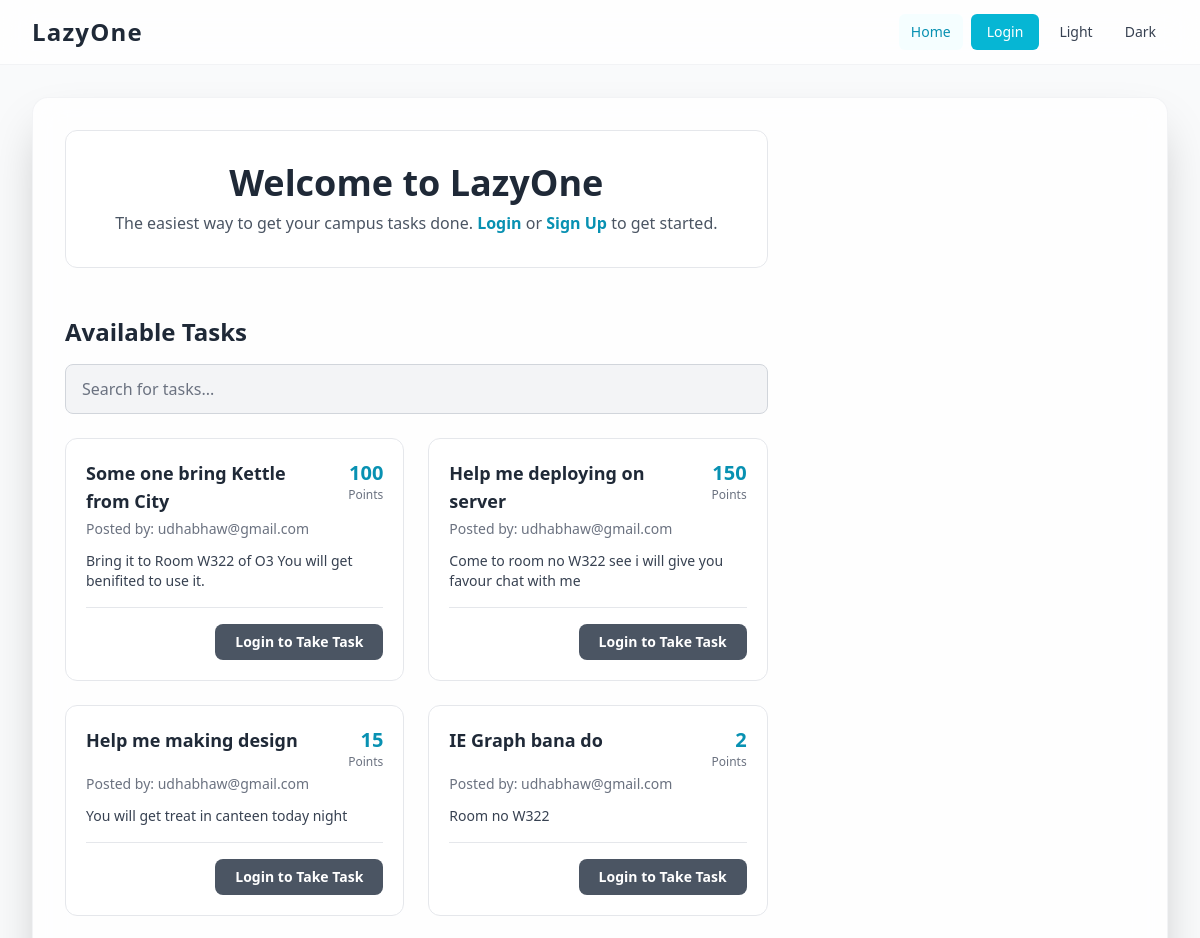
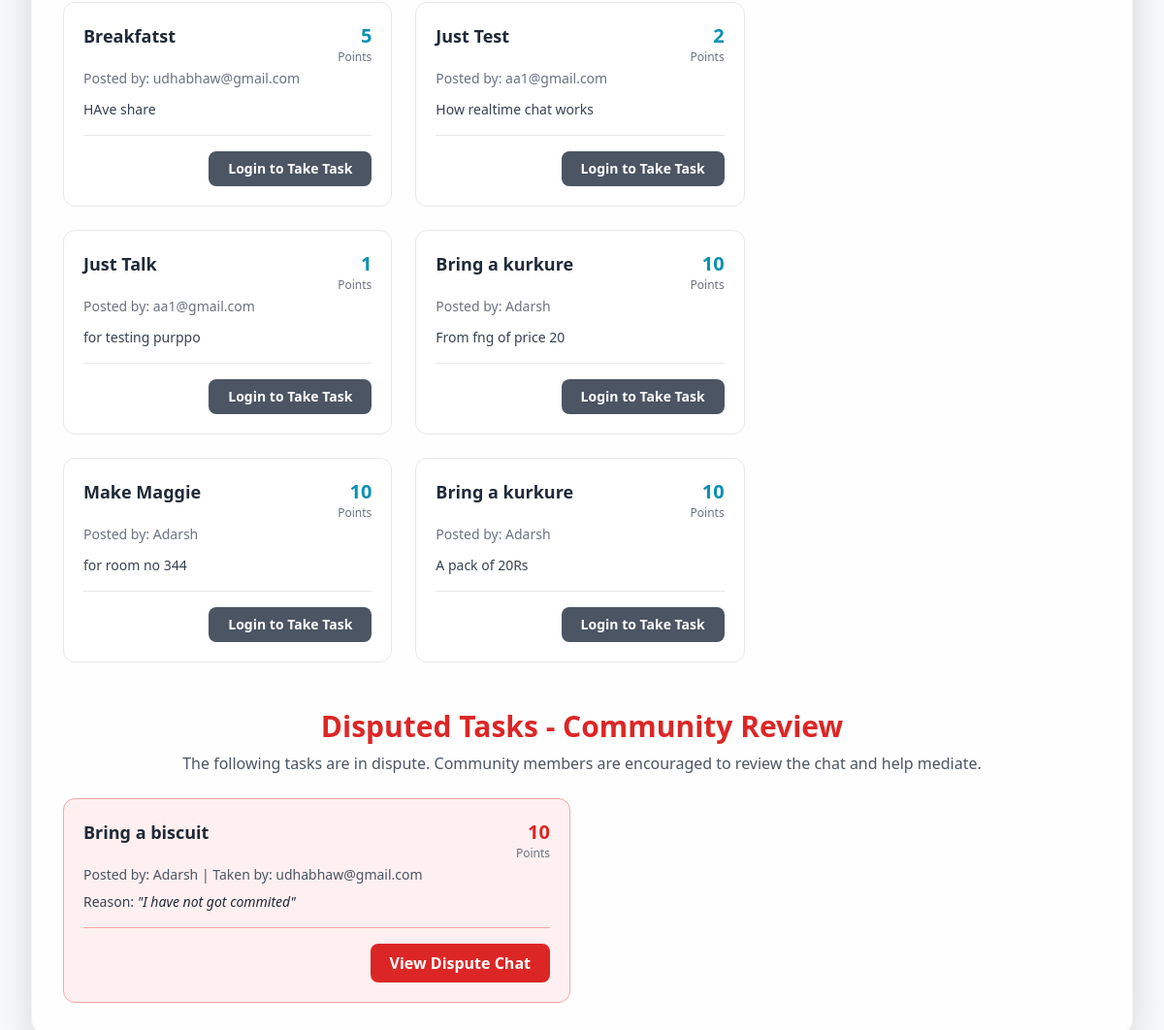
The app's page /, older data (2 pictures, top to bottom).
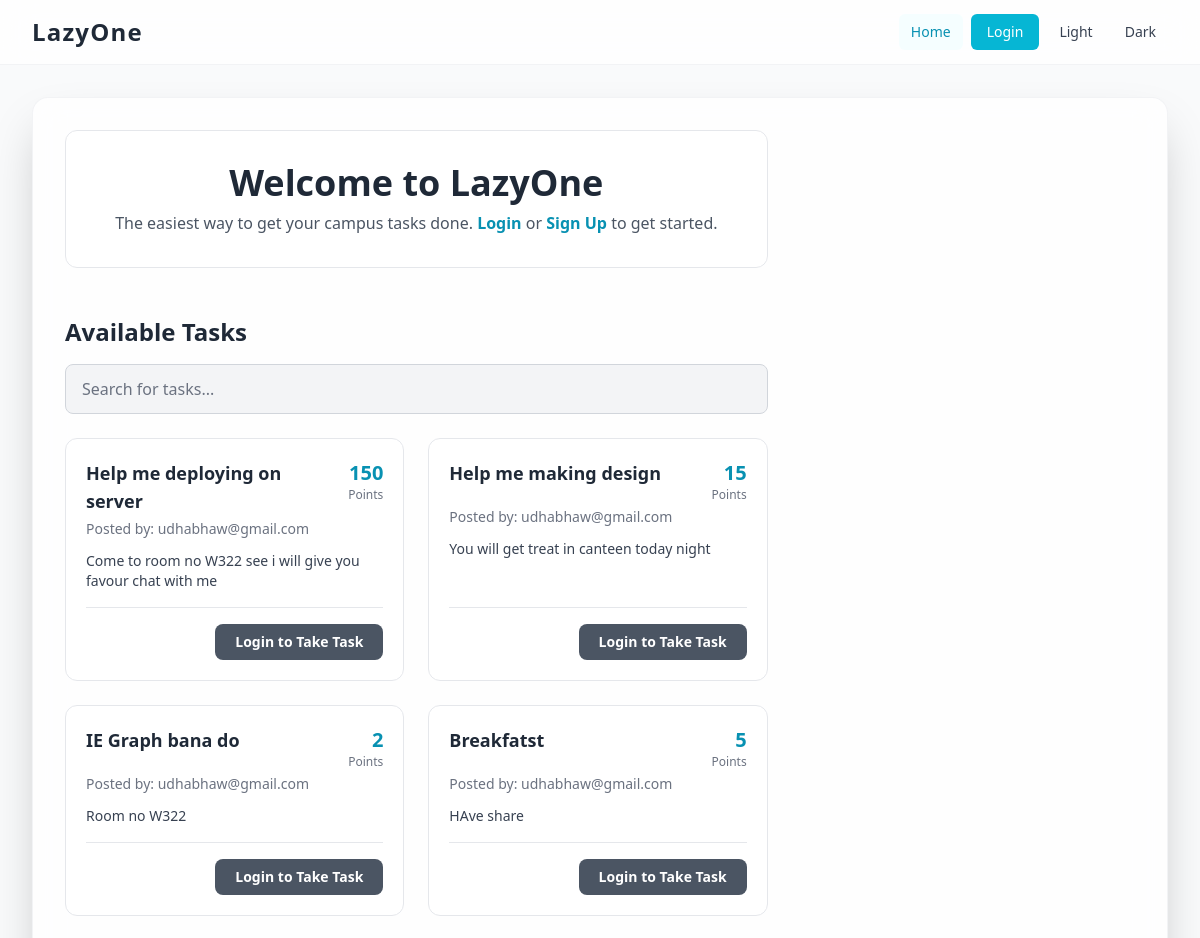
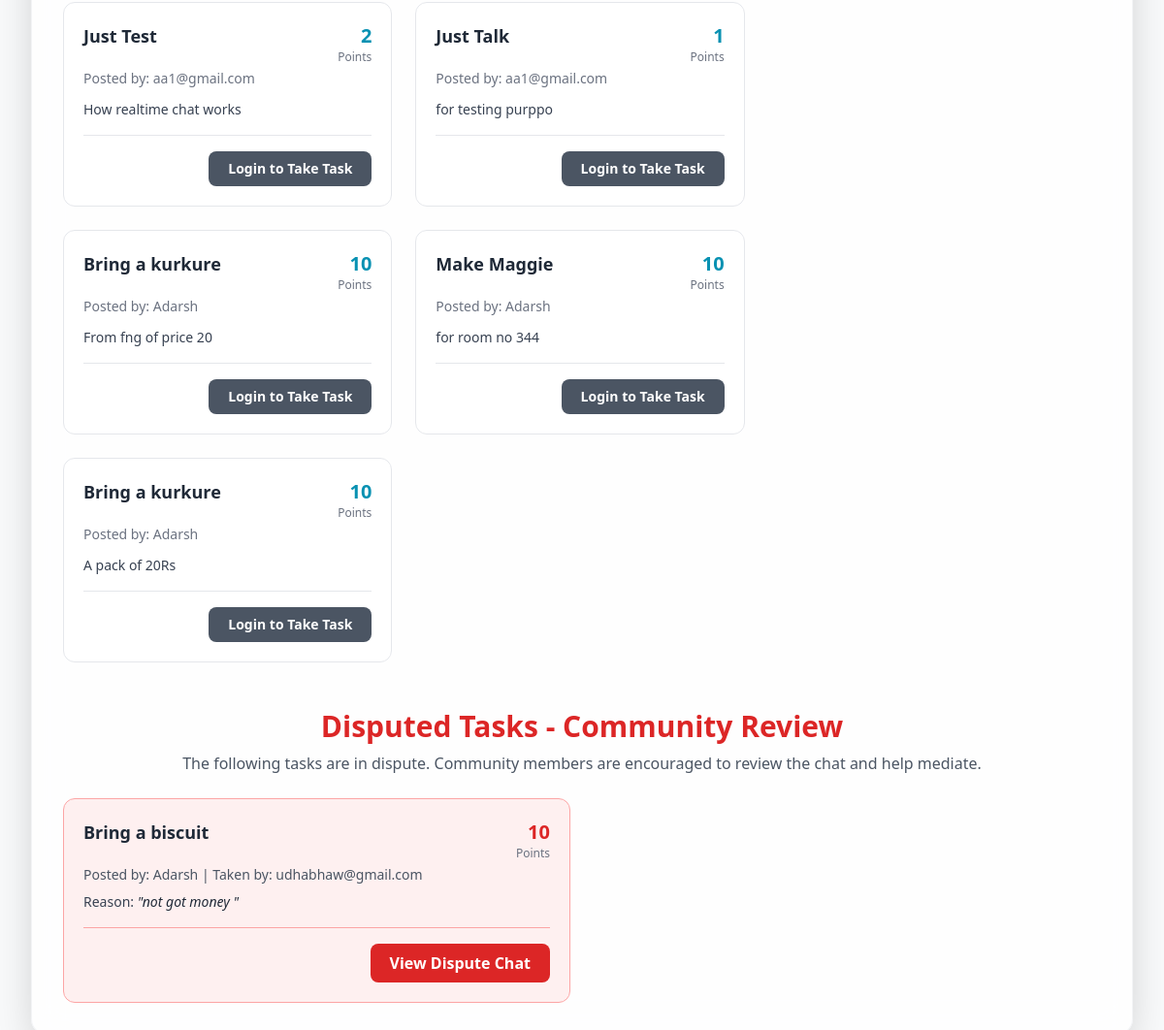
The same page, newer data (2 pictures, top to bottom).
### basic/models.py (models this page shows, shortened)
class Task(models.Model):
    STATUS_CHOICES = (
        ('available', 'Available'),
        ('in_progress', 'In Progress'),
        ('completed', 'Completed'),
        ('disputed', 'Disputed'),
        ('cancelled', 'Cancelled'),
    )
    title = models.CharField(max_length=200)
    description = models.TextField()
    reward = models.PositiveIntegerField()
    posted_by = models.ForeignKey(User, on_delete=models.CASCADE, related_name='posted_tasks')
    created_at = models.DateTimeField(auto_now_add=True)
    taken_by = models.ForeignKey(User, on_delete=models.SET_NULL, null=True, blank=True, related_name='taken_tasks')
    deadline = models.DateTimeField(null=True, blank=True)
    status = models.CharField(max_length=20, choices=STATUS_CHOICES, default='available')
    cancellation_requested = models.BooleanField(default=False)

class Dispute(models.Model):
    STATUS_CHOICES = (
        ('open', 'Open'),
        ('resolved', 'Resolved'),
    )
    task = models.OneToOneField(Task, on_delete=models.CASCADE, related_name='dispute')
    raised_by = models.ForeignKey(User, on_delete=models.CASCADE, related_name='raised_disputes')
    reason = models.TextField()
    status = models.CharField(max_length=20, choices=STATUS_CHOICES, default='open')
    created_at = models.DateTimeField(auto_now_add=True)

### basic/views/home.py (the view, shortened to what this page needs)
# urls.py: 2. Add a URL to urlpatterns:  path('', views.home, name='home')
def home(request):
    disputed_tasks = Task.objects.filter(status='disputed').order_by('-created_at')
    query = request.GET.get('q', '')
    available_tasks = Task.objects.filter(status='available')
    if query:
        available_tasks = available_tasks.filter(
            Q(title__icontains=query) | Q(description__icontains=query)
        )
    available_tasks = available_tasks.order_by('-created_at')[:20]
    recent_tasks = Task.objects.exclude(status__in=['completed', 'cancelled']).order_by('-created_at')
    context = {
        'disputed_tasks': disputed_tasks,
        'available_tasks': available_tasks,
        'recent_tasks': recent_tasks,
        'search_query': query,
        'user_nodes_json': json.dumps([]),
        'recent_conversations': []
    }
    return render(request, 'home.html', context)

### basic/context_processors.py (called while the page is built)
def unread_notifications_count(request):
    if request.user.is_authenticated:
        count = request.user.notifications.filter(is_read=False).count()
        return {'unread_notifications_count': count}
    return {'unread_notifications_count': 0}

### basic/templates/home.html (shortened to what this page needs)
{% extends 'base.html' %}
{% block content %}
<div class="grid grid-cols-1 lg:grid-cols-3 gap-8">
    <div class="lg:col-span-2 space-y-12">
        <div>
            {% if request.user.is_authenticated %}
                <h1 class="text-3xl md:text-4xl font-bold text-gray-800 dark:text-white">Welcome back, {{ request.user.username }}!</h1>
                <p class="text-lg text-gray-600 dark:text-gray-400 mt-2">Ready to get things done?</p>
            {% else %}
                <div class="text-center p-8 bg-white/50 dark:bg-gray-800/50 border border-gray-200 dark:border-gray-700 rounded-xl">
                    <h1 class="text-4xl font-bold text-gray-800 dark:text-white">Welcome to LazyOne</h1>
                    <p class="text-gray-600 dark:text-gray-400 mt-2">The easiest way to get your campus tasks done. <a href="{% url 'login_page' %}" class="text-cyan-600 font-bold hover:underline">Login</a> or <a href="{% url 'register' %}" class="text-cyan-600 font-bold hover:underline">Sign Up</a> to get started.</p>
                </div>
            {% endif %}
        </div>
        <div>
            <h2 class="text-2xl font-bold text-gray-800 dark:text-white mb-4">Available Tasks</h2>
            <form method="get" action="{% url 'home' %}" class="mb-6">
                <input type="text" name="q" value="{{ search_query|default_if_none:'' }}" placeholder="Search for tasks..." class="w-full px-4 py-3 bg-gray-100 border border-gray-300 rounded-lg text-gray-800 placeholder-gray-500 focus:outline-none focus:ring-2 focus:ring-cyan-500 transition-shadow duration-200 dark:bg-gray-700 dark:border-gray-600 dark:text-white dark:placeholder-gray-400">
            </form>
            <div class="grid grid-cols-1 md:grid-cols-2 gap-6">
                {% for task in available_tasks %}
                    <div class="bg-white dark:bg-gray-800/50 border border-gray-200 dark:border-gray-700 rounded-xl p-5 flex flex-col justify-between transition-all duration-300 hover:shadow-lg hover:border-cyan-400 dark:hover:border-cyan-500">
                        <div>
                            <div class="flex justify-between items-start">
                                <h3 class="text-lg font-bold text-gray-800 dark:text-white">{{ task.title }}</h3>
                                <div class="text-right flex-shrink-0 ml-4">
                                    <p class="text-xl font-semibold text-cyan-600">{{ task.reward }}</p>
                                    <p class="text-xs text-gray-500 dark:text-gray-400">Points</p>
                                </div>
                            </div>
                            <p class="text-sm text-gray-500 dark:text-gray-400 mt-1">Posted by: {{ task.posted_by.username }}</p>
                            <p class="text-gray-700 dark:text-gray-300 mt-3 text-sm">{{ task.description|truncatewords:20 }}</p>
                        </div>
                        <div class="mt-4 pt-4 border-t border-gray-200 dark:border-gray-700 flex items-center justify-end space-x-3">
                            {% if request.user.is_authenticated %}
                                {% if task.posted_by != request.user %}
                                    <a href="{% url 'join_task_chat' task.id %}" class="text-sm font-medium text-cyan-600 hover:underline">Chat</a>
                                    <a href="{% url 'take_task' task.id %}" class="inline-block bg-cyan-500 text-white font-semibold px-4 py-2 rounded-lg hover:bg-cyan-600 transition-colors text-sm">Take Task</a>
                                {% else %}
                                    <span class="text-sm text-gray-400 italic">This is your task</span>
                                {% endif %}
                            {% else %}
                                <a href="{% url 'login_page' %}" class="inline-block bg-gray-600 text-white font-semibold px-5 py-2 rounded-lg hover:bg-gray-500 transition-colors text-sm">Login to Take Task</a>
                            {% endif %}
                        </div>
                    </div>
                {% empty %}
                    <div class="md:col-span-2 bg-white dark:bg-gray-800/50 border border-gray-200 dark:border-gray-700 rounded-xl p-8 text-center">
                        <p class="text-gray-600 dark:text-gray-400">No tasks available at the moment.</p>
                    </div>
                {% endfor %}
            </div>
        </div>
    </div>
    <div class="lg:col-span-1 space-y-8">
    </div>
</div>
{% if disputed_tasks %}
<div class="mt-12">
    <div class="text-center mb-6">
        <h2 class="text-3xl font-bold text-red-600">Disputed Tasks - Community Review</h2>
        <p class="text-gray-600 dark:text-gray-400 mt-2">The following tasks are in dispute. Community members are encouraged to review the chat and help mediate.</p>
    </div>
    <div class="grid grid-cols-1 md:grid-cols-2 gap-6">
        {% for task in disputed_tasks %}
            <div class="bg-red-100/50 dark:bg-red-800/20 border border-red-300 dark:border-red-700/50 rounded-xl p-5 flex flex-col justify-between">
                <div>
                    <div class="flex justify-between items-start">
                        <h3 class="text-lg font-bold text-gray-800 dark:text-white">{{ task.title }}</h3>
                        <div class="text-right flex-shrink-0 ml-4">
                            <p class="text-xl font-semibold text-red-600">{{ task.reward }}</p>
                            <p class="text-xs text-gray-500 dark:text-gray-400">Points</p>
                        </div>
                    </div>
                    <p class="text-sm text-gray-600 dark:text-gray-400 mt-1">Posted by: {{ task.posted_by.username }} | Taken by: {{ task.taken_by.username }}</p>
                    <p class="text-sm text-gray-700 dark:text-gray-300 mt-2">Reason: <em class="text-gray-800 dark:text-gray-200">"{{ task.dispute.reason }}"</em></p>
                </div>
                <div class="mt-4 pt-4 border-t border-red-300 dark:border-red-700/50 flex items-center justify-end">
                    <a href="{% url 'chat_view' task.conversation.id %}" class="inline-block bg-red-600 text-white font-semibold px-5 py-2 rounded-lg hover:bg-red-700 transition-colors">View Dispute Chat</a>
                </div>
            </div>
        {% endfor %}
    </div>
</div>
{% endif %}
{% endblock %}

### basic/templates/base.html (shortened to what this page needs)
<!DOCTYPE html>
<html lang="en">
<head>
    <script src="https://cdn.tailwindcss.com"></script>
</head>
<body class="font-sans antialiased text-gray-800 bg-gray-50 dark:text-gray-200 dark:bg-gray-900 transition-colors duration-300">
    <div id="vanta-bg"></div>
    <nav id="main-navbar" class="bg-white/80 backdrop-blur-lg border-b border-gray-200/50 sticky top-0 z-50 dark:bg-gray-800/80 dark:border-gray-700/50">
        <div class="max-w-7xl mx-auto px-4 sm:px-6 lg:px-8">
            <div class="flex justify-between items-center h-16">
                <div class="flex-shrink-0">
                    <a href="{% url 'home' %}" class="text-2xl font-bold text-gray-800 tracking-wider dark:text-white">LazyOne</a>
                </div>
                <div class="hidden md:flex md:items-center md:space-x-2">
                    <a href="{% url 'home' %}" class="px-3 py-2 rounded-md text-sm font-medium transition-colors duration-200 {% if request.resolver_match.url_name == 'home' %}text-cyan-600 bg-cyan-50/50 dark:bg-gray-700/50{% else %}text-gray-700 hover:bg-gray-100 hover:text-gray-900 dark:text-gray-300 dark:hover:bg-gray-700/50 dark:hover:text-white{% endif %}">Home</a>
                    {% if user.is_authenticated %}
                        <a href="{% url 'my_tasks' %}" class="px-3 py-2 rounded-md text-sm font-medium transition-colors duration-200 {% if request.resolver_match.url_name == 'my_tasks' %}text-cyan-600 bg-cyan-50/50 dark:bg-gray-700/50{% else %}text-gray-700 hover:bg-gray-100 hover:text-gray-900 dark:text-gray-300 dark:hover:bg-gray-700/50 dark:hover:text-white{% endif %}">My Tasks</a>
                        <a href="{% url 'rewards' %}" class="px-3 py-2 rounded-md text-sm font-medium transition-colors duration-200 {% if request.resolver_match.url_name == 'rewards' %}text-cyan-600 bg-cyan-50/50 dark:bg-gray-700/50{% else %}text-gray-700 hover:bg-gray-100 hover:text-gray-900 dark:text-gray-300 dark:hover:bg-gray-700/50 dark:hover:text-white{% endif %}">My Rewards</a>
                        <a href="{% url 'add_task' %}" class="px-3 py-2 rounded-md text-sm font-medium transition-colors duration-200 {% if request.resolver_match.url_name == 'add_task' %}text-cyan-600 bg-cyan-50/50 dark:bg-gray-700/50{% else %}text-gray-700 hover:bg-gray-100 hover:text-gray-900 dark:text-gray-300 dark:hover:bg-gray-700/50 dark:hover:text-white{% endif %}">Add Task</a>
                        <a href="{% url 'friends' %}" class="px-3 py-2 rounded-md text-sm font-medium transition-colors duration-200 {% if request.resolver_match.url_name == 'friends' %}text-cyan-600 bg-cyan-50/50 dark:bg-gray-700/50{% else %}text-gray-700 hover:bg-gray-100 hover:text-gray-900 dark:text-gray-300 dark:hover:bg-gray-700/50 dark:hover:text-white{% endif %}">Friends</a>
                        <a href="{% url 'notifications' %}" class="flex items-center px-3 py-2 rounded-md text-sm font-medium transition-colors duration-200 {% if request.resolver_match.url_name == 'notifications' %}text-cyan-600 bg-cyan-50/50 dark:bg-gray-700/50{% else %}text-gray-700 hover:bg-gray-100 hover:text-gray-900 dark:text-gray-300 dark:hover:bg-gray-700/50 dark:hover:text-white{% endif %}">
                            <span>Notifications</span>
                            {% if unread_notifications_count > 0 %}
                                <span class="ml-2 h-2.5 w-2.5 rounded-full bg-red-500"></span>
                            {% endif %}
                        </a>
                        <a href="{% url 'profile' %}" class="px-3 py-2 rounded-md text-sm font-medium transition-colors duration-200 {% if request.resolver_match.url_name == 'profile' %}text-cyan-600 bg-cyan-50/50 dark:bg-gray-700/50{% else %}text-gray-700 hover:bg-gray-100 hover:text-gray-900 dark:text-gray-300 dark:hover:bg-gray-700/50 dark:hover:text-white{% endif %}">Profile</a>
                        <a href="{% url 'logout' %}" class="bg-red-500 hover:bg-red-600 text-white px-3 py-2 rounded-md text-sm font-medium transition-colors duration-200 ml-4">Logout</a>
                    {% else %}
                        <a href="{% url 'login_page' %}" class="bg-cyan-500 hover:bg-cyan-600 text-white px-4 py-2 rounded-md text-sm font-medium transition-colors duration-200 ml-4">Login</a>
                    {% endif %}
                    <button id="light-theme-btn" class="px-3 py-2 rounded-md text-sm font-medium transition-colors duration-200 text-gray-700 hover:bg-gray-100 hover:text-gray-900 dark:text-gray-300 dark:hover:bg-gray-700/50 dark:hover:text-white">Light</button>
                    <button id="dark-theme-btn" class="px-3 py-2 rounded-md text-sm font-medium transition-colors duration-200 text-gray-700 hover:bg-gray-100 hover:text-gray-900 dark:text-gray-300 dark:hover:bg-gray-700/50 dark:hover:text-white">Dark</button>
                </div>
            </div>
        </div>
    </nav>
    <main class="relative z-10 max-w-7xl mx-auto px-4 sm:px-6 lg:px-8 py-8">
        <div class="bg-white/80 backdrop-blur-lg p-6 sm:p-8 rounded-2xl shadow-2xl border border-gray-200/50 dark:bg-gray-800/80 dark:border-gray-700/50">
            {% block content %}
            {% endblock content %}
        </div>
    </main>
</body>
</html>

### basic/templates/base.html (style rules this page uses)
#vanta-bg { position: fixed; top: 0; left: 0; width: 100%; height: 100%; z-index: -1; }
#main-navbar { transition: transform 0.3s ease-in-out; }

Row changes from the older to the newer data that the page shows:
no longer on this page (row edited): Task: title "Some one bring Kettle from City", reward "100", posted_by.username "udhabhaw@gmail.com", description "Bring it to Room W322 of O3 You will get benifited to use it.", shown under "Available Tasks"
computed for Task "Bring a biscuit": dispute.reason "I have not got commited" → "not got money"
